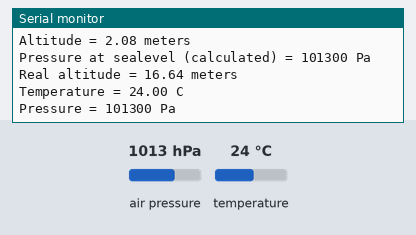
This sketch was run on a simulated Arduino Uno, built with avr-gcc and run on an emulated ATmega328P. Parts: the last lines printed to the serial monitor. The test bench sets the inputs (shaded band); at power-on: air pressure 1013 hPa, temperature 24 °C.

Above: at 1.2 s.
1.3 s: air pressure set to 952 hPa
At 1.58 s:
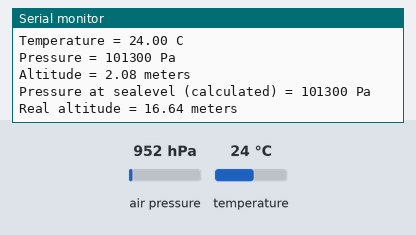
2.8 s: temperature set to 12 °C
At 3.34 s:
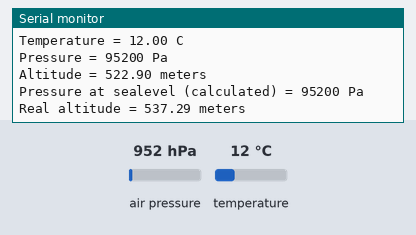
4.3 s: air pressure set to 975 hPa
At 5.11 s:
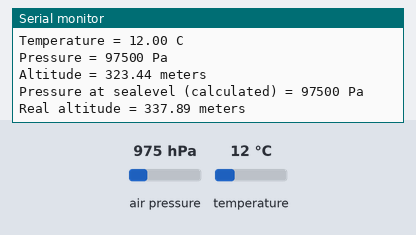
Timing chart, 0 to 7.3 s (numbered marks = the images above; inputs shaded):
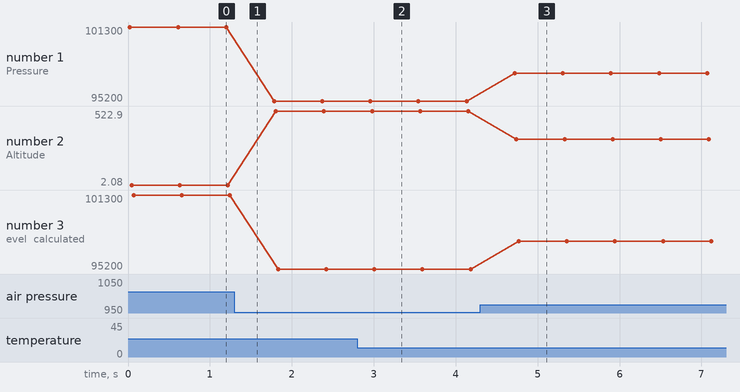

The sketch:

GY-68.ino
```cpp
//GY-68
#include <Wire.h>
#include <Adafruit_BMP085.h>
Adafruit_BMP085 bmp;

void setup() {
  Serial.begin(9600);
}

void loop() {
  Serial.print("Temperature = ");
  Serial.print(bmp.readTemperature());
  Serial.println(" C");

  Serial.print("Pressure = ");
  Serial.print(bmp.readPressure());
  Serial.println(" Pa");

  // Calculate altitude assuming 'standard' barometric
  // pressure of 1013.25 millibar = 101325 Pascal
  Serial.print("Altitude = ");
  Serial.print(bmp.readAltitude());
  Serial.println(" meters");

  Serial.print("Pressure at sealevel (calculated) = ");
  Serial.print(bmp.readSealevelPressure());
  Serial.println(" Pa");

  // you can get a more precise measurement of altitude
  // if you know the current sea level pressure which will
  // vary with weather and such. If it is 1015 millibars
  // that is equal to 101500 Pascals.
  Serial.print("Real altitude = ");
  Serial.print(bmp.readAltitude(101500));
  Serial.println(" meters");

  Serial.println();
  delay(500);
}
```

Measured:
- after the input at 2.8 s, the serial monitor: prints a new line after 0.13 s (image 2)
- after the input at 4.3 s, the serial monitor: prints a new line after 0.42 s (image 3)
- plotted number 1: 101300 → 95200 after the input at 1.3 s, 95200 → 97500 after the input at 4.3 s
- plotted number 2: 2.08 → 522.9 after the input at 1.3 s, 522.9 → 323.44 after the input at 4.3 s
- plotted number 3: 101300 → 95200 after the input at 1.3 s, 95200 → 97500 after the input at 4.3 s
